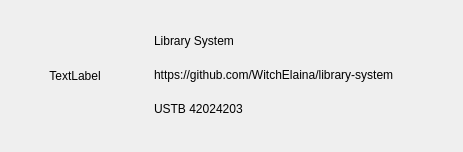
<?xml version="1.0" encoding="UTF-8"?>
<ui version="4.0">
 <class>Dialog</class>
 <widget class="QDialog" name="Dialog">
  <property name="geometry">
   <rect>
    <x>0</x>
    <y>0</y>
    <width>463</width>
    <height>152</height>
   </rect>
  </property>
  <property name="sizePolicy">
   <sizepolicy hsizetype="Fixed" vsizetype="Fixed">
    <horstretch>0</horstretch>
    <verstretch>0</verstretch>
   </sizepolicy>
  </property>
  <property name="minimumSize">
   <size>
    <width>463</width>
    <height>152</height>
   </size>
  </property>
  <property name="maximumSize">
   <size>
    <width>463</width>
    <height>152</height>
   </size>
  </property>
  <property name="windowTitle">
   <string>Dialog</string>
  </property>
  <layout class="QHBoxLayout" name="horizontalLayout">
   <item>
    <widget class="QLabel" name="label_icon">
     <property name="sizePolicy">
      <sizepolicy hsizetype="Fixed" vsizetype="Fixed">
       <horstretch>0</horstretch>
       <verstretch>0</verstretch>
      </sizepolicy>
     </property>
     <property name="minimumSize">
      <size>
       <width>128</width>
       <height>128</height>
      </size>
     </property>
     <property name="baseSize">
      <size>
       <width>512</width>
       <height>512</height>
      </size>
     </property>
     <property name="text">
      <string>TextLabel</string>
     </property>
     <property name="alignment">
      <set>Qt::AlignCenter</set>
     </property>
    </widget>
   </item>
   <item>
    <widget class="QWidget" name="widget" native="true">
     <layout class="QVBoxLayout" name="verticalLayout">
      <item>
       <widget class="QLabel" name="label_2">
        <property name="sizePolicy">
         <sizepolicy hsizetype="Preferred" vsizetype="Fixed">
          <horstretch>0</horstretch>
          <verstretch>0</verstretch>
         </sizepolicy>
        </property>
        <property name="text">
         <string>Library System</string>
        </property>
        <property name="alignment">
         <set>Qt::AlignLeading|Qt::AlignLeft|Qt::AlignVCenter</set>
        </property>
       </widget>
      </item>
      <item>
       <widget class="QLabel" name="label_3">
        <property name="sizePolicy">
         <sizepolicy hsizetype="Preferred" vsizetype="Fixed">
          <horstretch>0</horstretch>
          <verstretch>0</verstretch>
         </sizepolicy>
        </property>
        <property name="text">
         <string>https://github.com/WitchElaina/library-system</string>
        </property>
        <property name="alignment">
         <set>Qt::AlignLeading|Qt::AlignLeft|Qt::AlignVCenter</set>
        </property>
       </widget>
      </item>
      <item>
       <widget class="QLabel" name="label_4">
        <property name="sizePolicy">
         <sizepolicy hsizetype="Preferred" vsizetype="Fixed">
          <horstretch>0</horstretch>
          <verstretch>0</verstretch>
         </sizepolicy>
        </property>
        <property name="text">
         <string>USTB 42024203</string>
        </property>
        <property name="alignment">
         <set>Qt::AlignLeading|Qt::AlignLeft|Qt::AlignVCenter</set>
        </property>
       </widget>
      </item>
     </layout>
    </widget>
   </item>
  </layout>
 </widget>
 <resources/>
 <connections/>
</ui>
